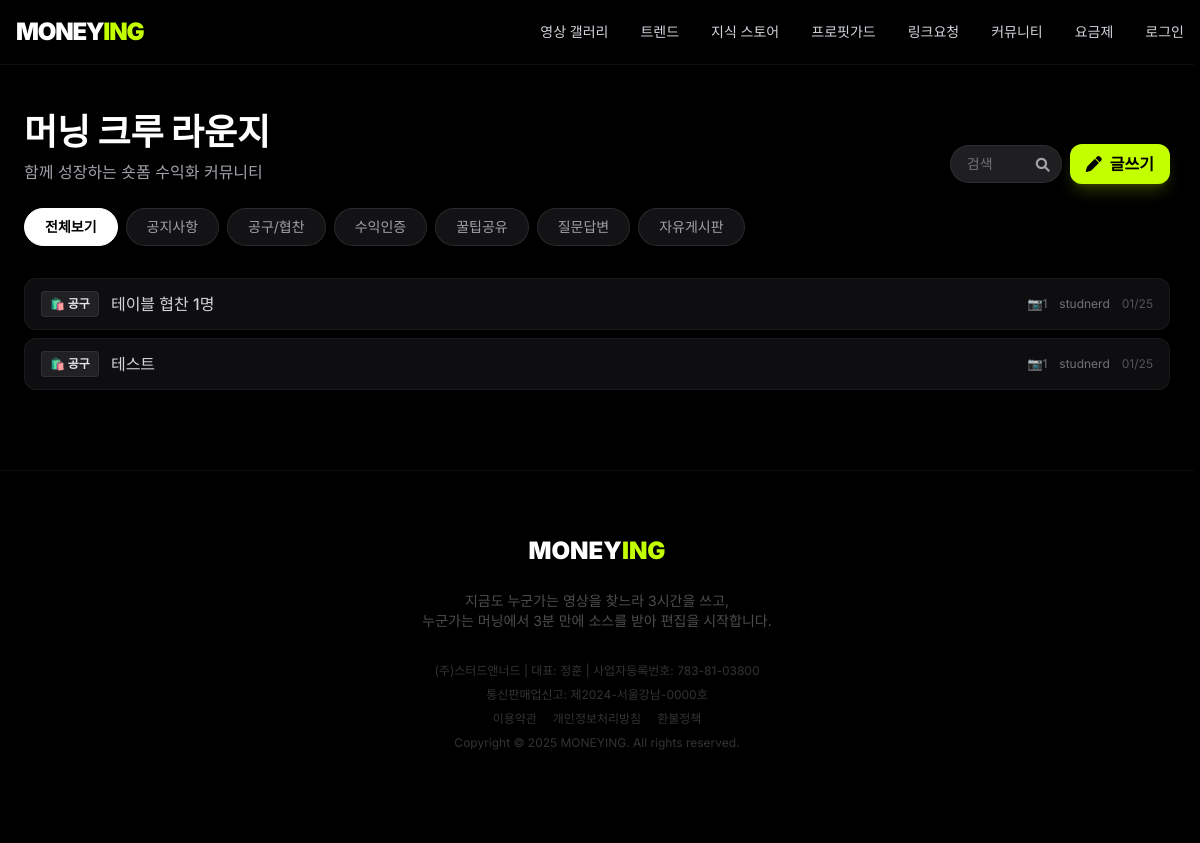
The app's page /community with its own data.
### app.py (models this page shows)
class CommunityPost(db.Model):
    id = db.Column(db.Integer, primary_key=True)
    category = db.Column(db.String(30), nullable=False, default="free")
    title = db.Column(db.String(200), nullable=False, default="")
    content = db.Column(db.Text, nullable=False, default="")
    author_email = db.Column(db.String(120), nullable=False, default="")
    images_json = db.Column(db.Text, nullable=True, default="[]")
    created_at = db.Column(db.DateTime, default=datetime.utcnow)
    is_deal_available = db.Column(db.Boolean, default=True)  # 공구/협찬 진행중 여부
    def images(self):
        try:
            v = json.loads(self.images_json or "[]")
            return v if isinstance(v, list) else []
        except Exception:
            return []

### app.py (the view)
@app.route("/community")
def community_page():
    posts = CommunityPost.query.order_by(CommunityPost.id.desc()).limit(50).all()
    my_linkreq_count = 0
    if session.get("user_email"):
        my_linkreq_count = LinkRequest.query.filter_by(requester_email=session["user_email"]).count()
    return render_template("community.html", posts=posts, my_linkreq_count=my_linkreq_count)

### app.py (called while the page is built)
def get_nickname(email):
    try:
        user = User.query.filter_by(email=email).first()
        if user and user.nickname:
            return user.nickname
    except:
        pass
    return email.split('@')[0] if email else '익명'

@app.context_processor
def inject_globals():
    return dict(
        get_nickname=get_nickname
    )

### templates/community.html (shortened to what this page needs)
{% extends "base.html" %}
{% block main_class %}max-w-7xl mx-auto px-4 md:px-6 pt-24 md:pt-28 pb-20{% endblock %}
{% block content %}
<div class="flex flex-col md:flex-row md:items-end md:justify-between gap-4 mb-6">
  <div>
    <h1 class="text-3xl md:text-4xl font-black">머닝 크루 <span class="text-white">라운지</span></h1>
    <p class="text-zinc-400 mt-2">함께 성장하는 숏폼 수익화 커뮤니티</p>
  </div>
  <div class="flex items-center gap-2 shrink-0">
    <form method="GET" action="/community" class="relative">
      <input type="text" name="q" value="{{ search or '' }}" placeholder="검색"
             class="w-28 focus:w-40 transition-all bg-zinc-800/80 border border-zinc-700/50 rounded-full px-4 py-2 pr-9 text-white text-sm placeholder:text-zinc-500 focus:border-zinc-500 focus:outline-none">
      <button type="submit" class="absolute right-3 top-1/2 -translate-y-1/2 text-zinc-400 hover:text-white">
        <i class="fas fa-search text-sm"></i>
      </button>
    </form>
    <a href="/community/write"
       class="bg-[#c4ff00] text-black font-black px-4 py-2 rounded-xl hover:bg-white transition flex items-center shadow-lg shadow-[#c4ff00]/20">
      <i class="fas fa-pen mr-2"></i> 글쓰기
    </a>
  </div>
</div>
  <div class="flex gap-2 overflow-x-auto no-scrollbar mb-8">
    <button class="filter-btn active px-5 py-2 rounded-full text-sm whitespace-nowrap" onclick="filterPosts('all', this)">전체보기</button>
    <button class="filter-btn px-5 py-2 rounded-full text-sm whitespace-nowrap" onclick="filterPosts('notice', this)">공지사항</button>
    <button class="filter-btn px-5 py-2 rounded-full text-sm whitespace-nowrap" onclick="filterPosts('deal', this)">공구/협찬</button>
    <button class="filter-btn px-5 py-2 rounded-full text-sm whitespace-nowrap" onclick="filterPosts('revenue', this)">수익인증</button>
    <button class="filter-btn px-5 py-2 rounded-full text-sm whitespace-nowrap" onclick="filterPosts('tips', this)">꿀팁공유</button>
    <button class="filter-btn px-5 py-2 rounded-full text-sm whitespace-nowrap" onclick="filterPosts('qna', this)">질문답변</button>
    <button class="filter-btn px-5 py-2 rounded-full text-sm whitespace-nowrap" onclick="filterPosts('free', this)">자유게시판</button>
  </div>
  <div id="postListSection" class="space-y-2">
    {% for p in posts %}
    <a href="/community/{{ p.id }}"
       class="post-card post-item flex items-center gap-3 rounded-xl px-4 py-3 group"
       data-category="{{ p.category }}">
      <span class="text-xs bg-zinc-800/80 text-gray-200 px-2 py-1 rounded border border-zinc-700/50 font-bold shrink-0">
        {% if p.category == 'notice' %}📢 공지{% elif p.category == 'deal' %}🛍️ 공구{% elif p.category == 'revenue' %}💸 수익{% elif p.category == 'tips' %}💡 꿀팁{% elif p.category == 'qna' %}❓ 질문{% else %}🗣 자유{% endif %}
      </span>
      <h3 class="text-zinc-300 font-medium group-hover:text-white transition truncate flex-1 min-w-0">{{ p.title }}</h3>
      {% if p.images()|length > 0 %}
      <span class="text-zinc-500 text-xs shrink-0">📷{{ p.images()|length }}</span>
      {% endif %}
      <span class="text-zinc-500 text-xs shrink-0 hidden md:block">{{ get_nickname(p.author_email) }}</span>
      <span class="text-zinc-600 text-xs shrink-0">{{ p.created_at.strftime('%m/%d') }}</span>
    </a>
    {% endfor %}
  </div>
{% endblock %}

### templates/base.html (shortened to what this page needs)
<!DOCTYPE html>
<html lang="ko">
<head>
  <script src="https://cdn.tailwindcss.com"></script>
  <link href="https://cdnjs.cloudflare.com/ajax/libs/font-awesome/6.0.0/css/all.min.css" rel="stylesheet">
</head>
<body class="pb-24">
  {% include "partials/nav.html" %}
  <main class="{% block main_class %}max-w-7xl mx-auto px-4 pt-20 md:pt-28{% endblock %}">
    {% block content %}{% endblock %}
  </main>
  <footer class="py-16 border-t border-white/5 bg-black text-center">
    <div class="max-w-4xl mx-auto px-4">
      <h2 class="text-2xl font-black text-white mb-6">MONEY<span class="text-highlight">ING</span></h2>
      <p class="text-white/30 text-sm mb-8">지금도 누군가는 영상을 찾느라 3시간을 쓰고,<br>누군가는 머닝에서 3분 만에 소스를 받아 편집을 시작합니다.</p>
      <div class="text-white/20 text-xs space-y-2">
        <p>(주)스터드앤너드 | 대표: 정훈 | 사업자등록번호: 783-81-03800</p>
        <p>통신판매업신고: 제2024-서울강남-0000호</p>
        <div class="flex justify-center gap-4 mt-4">
          <a href="/terms" class="hover:text-white/40 transition">이용약관</a>
          <a href="/privacy" class="hover:text-white/40 transition">개인정보처리방침</a>
          <a href="/refund" class="hover:text-white/40 transition">환불정책</a>
        </div>
        <p class="mt-4">Copyright © 2025 MONEYING. All rights reserved.</p>
      </div>
    </div>
  </footer>
</body>
</html>

### templates/partials/nav.html (shortened to what this page needs)
<nav id="mainNav" class="glass-nav fixed w-full z-50 top-0">
  <div class="max-w-7xl mx-auto px-4">
    <div class="flex justify-between items-center h-16">
      <a href="/" class="text-2xl font-black tracking-tighter text-white">
        MONEY<span class="text-highlight">ING</span>
      </a>
      <div class="hidden md:flex items-center gap-8">
        <a href="/gallery" class="text-gray-300 hover:text-white text-sm font-medium transition">영상 갤러리</a>
        <a href="/trend" class="text-gray-300 hover:text-white text-sm font-medium transition">트렌드</a>
        <a href="/store" class="text-gray-300 hover:text-white text-sm font-medium transition">지식 스토어</a>
        <a href="/profitguard" class="text-gray-300 hover:text-white text-sm font-medium transition">프로핏가드</a>
        <a href="/link-requests" class="text-gray-300 hover:text-white text-sm font-medium transition">링크요청</a>
        <a href="/community" class="text-gray-300 hover:text-white text-sm font-medium transition">커뮤니티</a>
        <a href="/pricing" class="text-gray-300 hover:text-white text-sm font-medium transition">요금제</a>
        <div class="flex items-center gap-3">
          {% if session.get("admin") %}
            <a href="/admin" class="text-gray-300 hover:text-white text-sm font-bold transition">관리자 홈</a>
            <a href="/admin/logout" class="text-gray-300 hover:text-white text-sm font-medium transition">로그아웃</a>
          {% else %}
            <a href="/login" class="text-gray-300 hover:text-white text-sm font-medium transition">로그인</a>
          {% endif %}
        </div>
      </div>
    </div>
  </div>
</nav>

### templates/base.html (style rules this page uses)
:root { --lime: #c4ff00; }
body { font-family: 'Inter', 'Noto Sans KR', sans-serif; background-color: #000; color: #fff; -webkit-font-smoothing: antialiased; }
.text-highlight { color: var(--lime); }
.glass-nav { background: rgba(0,0,0,0.8); backdrop-filter: blur(20px); border-bottom: 1px solid rgba(255,255,255,0.05); }
html { scrollbar-gutter: stable; }
body { overflow-y: scroll; }

### templates/community.html (style rules this page uses)
.filter-btn { background: rgba(39, 39, 42, 0.5); backdrop-filter: blur(10px); border: 1px solid rgba(255,255,255,0.1); color: #a1a1aa; transition: all .2s ease; }
.filter-btn.active { background: #fff; border-color: #fff; color: #000; font-weight: 700; }
.no-scrollbar { -ms-overflow-style: none; scrollbar-width: none; }
.post-card { background: rgba(24, 24, 27, 0.6); border: 1px solid rgba(255,255,255,0.05); transition: all 0.3s ease; }

### records on screen
CommunityPost: category "🛍️ 공구", title "테이블 협찬 1명", images|length "1", author_email "studnerd", created_at "01/25"
CommunityPost: category "🛍️ 공구", title "테스트", images|length "1", author_email "studnerd", created_at "01/25"
